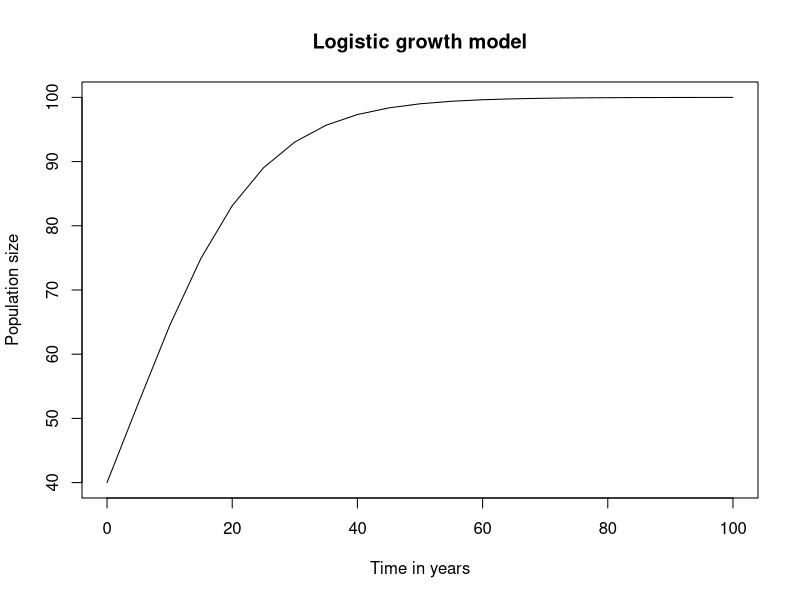

The R script that drew this image:
## ---- chunk 1
#Creating a function that takes the parameters required to run a logistic growth model and returns a dataframe with columns for population size and time.
# Inputs: N0 = initial population size
# r = intrinsic growth rate 
# K = carrying capacity
# tfinal = ending time for simulation
# tstep  = time step increment
# Output: A dataframe with any time between 1:100 with intervals of 5
# popsize = population size at each time
#########################################################################


log_growth <- function(N0=40, r=0.1, K=100, tfinal=100, tstep=5) {
# time sequence from 0 to tfinal by tstep
times <- seq(from=0, to=tfinal, by=tstep)
  
# logistic growth equation

popsize <- K / (1 + ((K - N0) / N0) * exp(-r * times))
  
# dataframe for plotting
df_loggrowth <- data.frame(times=times, popsize=popsize)
# return the dataframe
return(df_loggrowth)

}
log_growth()



## ---- chunk 2
# Create a function and a plot of time as the x-axis and population as the y-axis and take the data frame log_growth
plot_log_growth <- function(df_loggrowth) {
  plot(x = df_loggrowth$time,
       y = df_loggrowth$popsize,
       main = "Logistic growth model",
       xlab = "Time in years",
       ylab = "Population size",
       type = "l")
}

df <- log_growth()
plot_log_growth(df)

